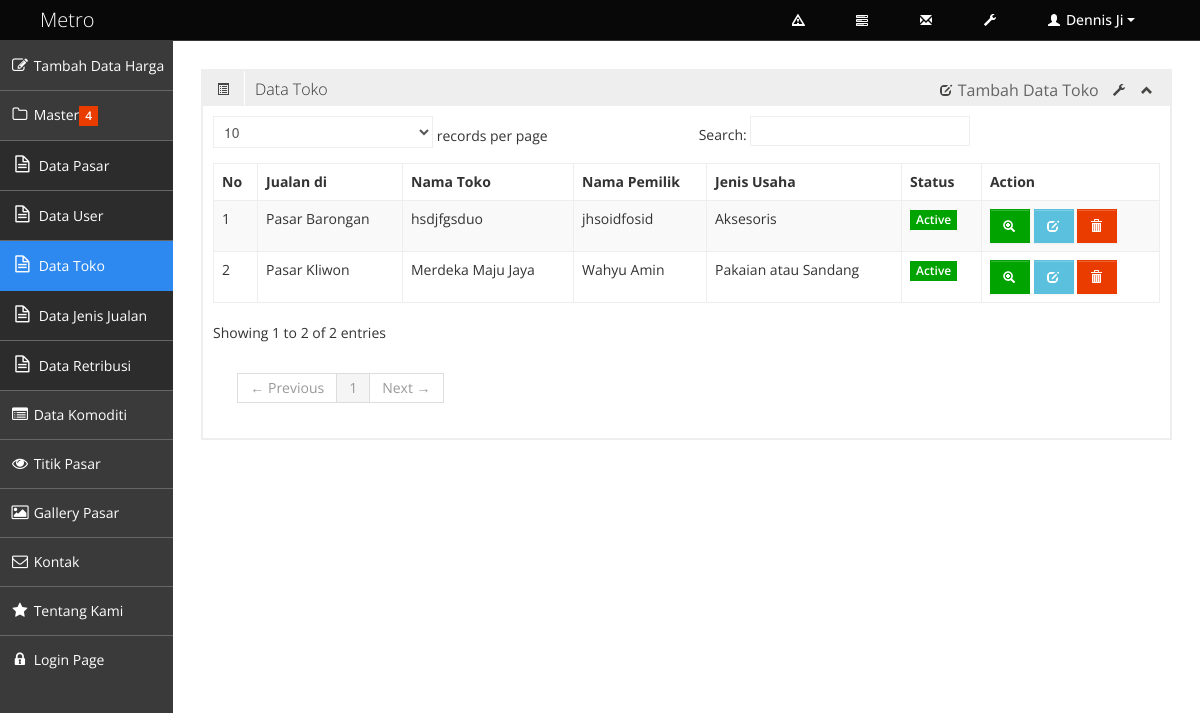
Page /index.php?page=tampilT on the committed database.
### tables this page shows
CREATE TABLE IF NOT EXISTS `toko` (
  `id_toko` int(11) NOT NULL,
  `id_pasar` int(11) NOT NULL,
  `id_usaha` int(11) NOT NULL,
  `nama_toko` varchar(50) NOT NULL,
  `nama_p` varchar(50) NOT NULL,
  `gambar` varchar(60) DEFAULT NULL
);

CREATE TABLE IF NOT EXISTS `pasar` (
  `id_pasar` int(11) NOT NULL,
  `lat` double NOT NULL,
  `lng` double NOT NULL,
  `nama_pasar` varchar(30) NOT NULL,
  `telp` varchar(20) NOT NULL DEFAULT '-',
  `alamat` text NOT NULL,
  `gambar` varchar(50) DEFAULT NULL
);

CREATE TABLE IF NOT EXISTS `usaha` (
  `id_usaha` int(11) NOT NULL,
  `jenis_usaha` varchar(50) NOT NULL
);

### tampil_toko.php (the view)
<div class="row-fluid sortable">
			<div class="box span12">
				<div class="box-header" data-original-title>
					<h2><i class="halflings-icon list-alt"></i><span class="break"></span>Data Toko</h2>
					<div class="box-icon">
						<a href="?page=tambahT"><i class="halflings-icon edit"></i> Tambah Data Toko</a>
						<a href="#" class="btn-setting"><i class="halflings-icon wrench"></i></a>
						<a href="#" class="btn-minimize"><i class="halflings-icon chevron-up"></i></a>
					</div>
				</div>
				<div class="box-content">
					<table class="table table-striped table-bordered bootstrap-datatable datatable">
					  <thead>
						  <tr>
							  <th>No</th>
							  <th>Jualan di</th>
							  <th>Nama Toko</th>
							  <th>Nama Pemilik</th>
							  <th>Jenis Usaha</th>
							  <th>Status</th>
							  <th>Action</th>
						  </tr>
					  </thead>
					  <tbody>
		<?php
		$sql=mysql_query("SELECT a.nama_pasar, b.id_toko, b.nama_toko, b.nama_p, c.jenis_usaha FROM
		pasar a join toko b join usaha c on a.id_pasar=b.id_pasar and b.id_usaha=c.id_usaha order by a.nama_pasar asc") or die (mysql_error());
		$no = 1;
           while($r = mysql_fetch_array($sql)){
               ?>
						<tr>
							<td><?php echo $no++; ?></td>
							<td><?php echo $r['nama_pasar']; ?></td>
							<td><?php echo $r['nama_toko']; ?></td>
							<td><?php echo $r['nama_p']; ?></td>
							<td><?php echo $r['jenis_usaha']; ?></td>
							<td class="center">
								<span class="label label-success">Active</span>
							</td>
							<td class="center">
								<a href="?page=detilT&id_toko=<?php echo $r['id_toko']; ?>" class="btn btn-success" title="Detail" >
									<i class="halflings-icon white zoom-in"></i>
								</a>
								<a class="btn btn-info" title="Edit" href="?page=editT&id_toko=<?php echo $r['id_toko']; ?>">
									<i class="halflings-icon white edit"></i>
								</a>
								<a class="btn btn-danger" title="Hapus" href="?page=hapusT&id_toko=<?php echo $r['id_toko'];?>" onClick="return confirm('Yakin menghapus data ?');">
									<i class="halflings-icon white trash"></i>
								</a>
							</td>
						</tr>
		<?php
		}
		?>
					  </tbody>
					</table>
				</div>
			</div>
</div>

### css/style.css (style rules this page uses)
.green, .green [class="box-header"], .green.box, .slider.green .ui-slider-range, .progress.green .ui-progressbar-value, .sliderVertical.green .ui-slider-range, .progressSlim.green .ui-progressbar-value, .label-success, .badge-success { background: #00A300 !important; border-color: #00A300 !important; color: #fff; }
body { background: #F5F5F5; color: #333; border: none; font-family: 'Open Sans', sans-serif; font-weight: 400; }
h2 { font-size: 16px; line-height: 16px; }
.box { border: 2px solid #eee; background: #fff !important; margin-bottom: 28px; }
.box-header { height: 16px; font-size: 16px; line-height: 16px; padding: 10px; background: #eee; -webkit-box-shadow: none; -moz-box-shadow: none; box-shadow: none; overflow: hidden; }
.box-header h2 { float:left; margin-top: 0px; font-weight: 300; }
.box-header h2 i { margin: 0px 3px 0px 4px; opacity: .8; filter: alpha(opacity=80); -ms-filter:"progid:DXImageTransform.Microsoft.Alpha(Opacity=80)"; }
.box-header .box-icon { float:right; margin-top: 1px; }
.box-header .box-icon i { -webkit-transition: all 0.1s ease-in-out; -moz-transition: all 0.1s ease-in-out; -o-transition: all 0.1s ease-in-out; -ms-transition: all 0.1s ease-in-out; transition: all 0.1s ease-in-out; opacity: .8; filter: alpha(opacity=80); -ms-filter:"progid:DXImageTransform.Microsoft.Alpha(Opacity=80)"; }
.box-header .box-icon a { margin: 0px 5px; }
.box-content { position: relative; z-index: 50; margin-top: -1px; padding: 10px; background: #fff !important; }
.label, .badge { text-shadow: none; font-family: 'Open Sans', sans-serif; font-weight: 600; font-size: 12px; padding: 3px 6px; }
.label { -webkit-border-radius: 0px; -moz-border-radius: 0px; border-radius: 0px; }
.btn { display: inline-block; padding: 6px 12px; margin-bottom: 0; font-size: 14px; font-weight: 500; line-height: 20px; text-align: center; white-space: nowrap; vertical-align: middle; cursor: pointer; border: 1px solid #a7a9aa; -webkit-border-radius: 0px !important; border-radius: 0px !important; }
.btn i { margin-top: 2px; }
.btn { color: #ffffff; background-color: #a7a9aa; border-color: #a7a9aa; background-image: none; filter: none; text-shadow: none; }
.btn-danger { background-color: #EB3C00; border-color: #EB3C00; }
.btn-success { background-color: #00A300; border-color: #00A300; }
.btn-info { background-color: #5bc0de; border-color: #5bc0de; }
.table th, .table td { border-top: 1px solid #eee; }
.table-bordered { border-color: #eee; -webkit-border-radius: 0px !important; -moz-border-radius: 0px !important; border-radius: 0px !important; }
.table-bordered th, .table-bordered td { border-left: 1px solid #eee; }
.table-bordered thead:first-child tr:first-child > th:first-child, .table-bordered tbody:first-child tr:first-child > td:first-child, .table-bordered tbody:first-child tr:first-child > th:first-child { -webkit-border-radius: 0px !important; -moz-border-radius: 0px !important; border-radius: 0px !important; }
.table-bordered thead:first-child tr:first-child > th:last-child, .table-bordered tbody:first-child tr:first-child > td:last-child, .table-bordered tbody:first-child tr:first-child > th:last-child { -webkit-border-radius: 0px !important; -moz-border-radius: 0px !important; border-radius: 0px !important; }
.table-bordered thead:last-child tr:last-child > th:first-child, .table-bordered tbody:last-child tr:last-child > td:first-child, .table-bordered tbody:last-child tr:last-child > th:first-child, .table-bordered tfoot:last-child tr:last-child > td:first-child, .table-bordered tfoot:last-child tr:last-child > th:first-child { -webkit-border-radius: 0px !important; -moz-border-radius: 0px !important; border-radius: 0px !important; }
.table-bordered thead:last-child tr:last-child > th:last-child, .table-bordered tbody:last-child tr:last-child > td:last-child, .table-bordered tbody:last-child tr:last-child > th:last-child, .table-bordered tfoot:last-child tr:last-child > td:last-child, .table-bordered tfoot:last-child tr:last-child > th:last-child { -webkit-border-radius: 0px !important; -moz-border-radius: 0px !important; border-radius: 0px !important; }

### rows in the picture
toko: id_pasar.nama_pasar "Pasar Barongan", nama_toko "hsdjfgsduo", nama_p "jhsoidfosid", id_usaha.jenis_usaha "Aksesoris"
toko: id_pasar.nama_pasar "Pasar Kliwon", nama_toko "Merdeka Maju Jaya", nama_p "Wahyu Amin", id_usaha.jenis_usaha "Pakaian atau Sandang"
